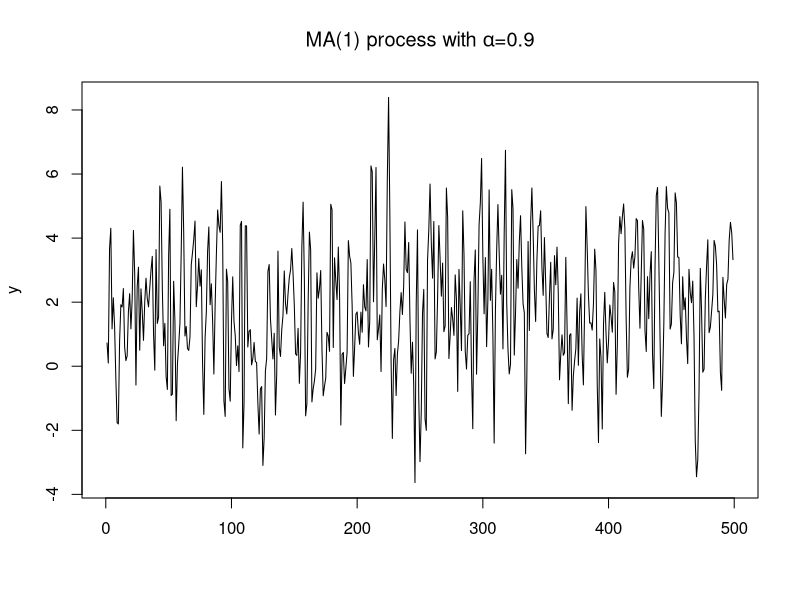

Reproduce this figure in R. (Note: this script raises an error after producing the figure.)
## ---- chunk 1
n=500 # set time period to 500 obs
e <- rnorm(n, mean=0, sd=1.5) # purely random process with mean 0 and sd = 1.5
mu=2 # we set mu= 2
y <- c()
for (t in 2:n) {
y[t] <- mu + e[t] + 0.9*e[t-1] # Note: we set alpha = 0.9$
y <- y[!is.na(y)]
}
ts.plot(y, main=expression(paste("MA(1) process with ", alpha, "=0.9")), xlab="")
## ---- chunk 2
mean(y) 
var(y) 
cov(y[-length(y)],y[-1])
## ---- chunk 3
knitr::include_graphics(rep("diff..png", 1), dpi = 300)
## ---- chunk 4
knitr::include_graphics(rep("diff2.png", 1), dpi = 300)
## ---- chunk 5
knitr::include_graphics(rep("diff3.png", 1), dpi = 150)
## ---- chunk 6
suppressPackageStartupMessages(library(forecast))
# Set up variables
set.seed(1234)
n <- 1000
x <- matrix(0,1000,1)
w <- rnorm(n)

# loop to create x
for (t in 2:n) x[t] <- 5+ 0.5 * x[t-1] + w[t]
plot(x,type='l', main = "X_t= 5 + 0.5*X_t-1 + u_t"); abline( h=10, col= "red")
## ---- chunk 7

# Set up variables
set.seed(1234)
n <- 1000
x <- matrix(0,1000,1)
w <- rnorm(n)

# loop to create x
for (t in 2:n) x[t] <- 5+ 1.5 * x[t-1] + w[t]
plot(x,type='l', main = "X_t= 5 + 1.5*X_t-1 + u_t")

## ---- chunk 8
# Set up variables
set.seed(1234)
n <- 1000
x <- matrix(0,1000,1)
w <- rnorm(n)

# loop to create x
for (t in 2:n) x[t] <- 5+ 1 * x[t-1] + w[t]
plot(x,type='l', main = "X_t= 5 + 1*X_t-1 + u_t")
